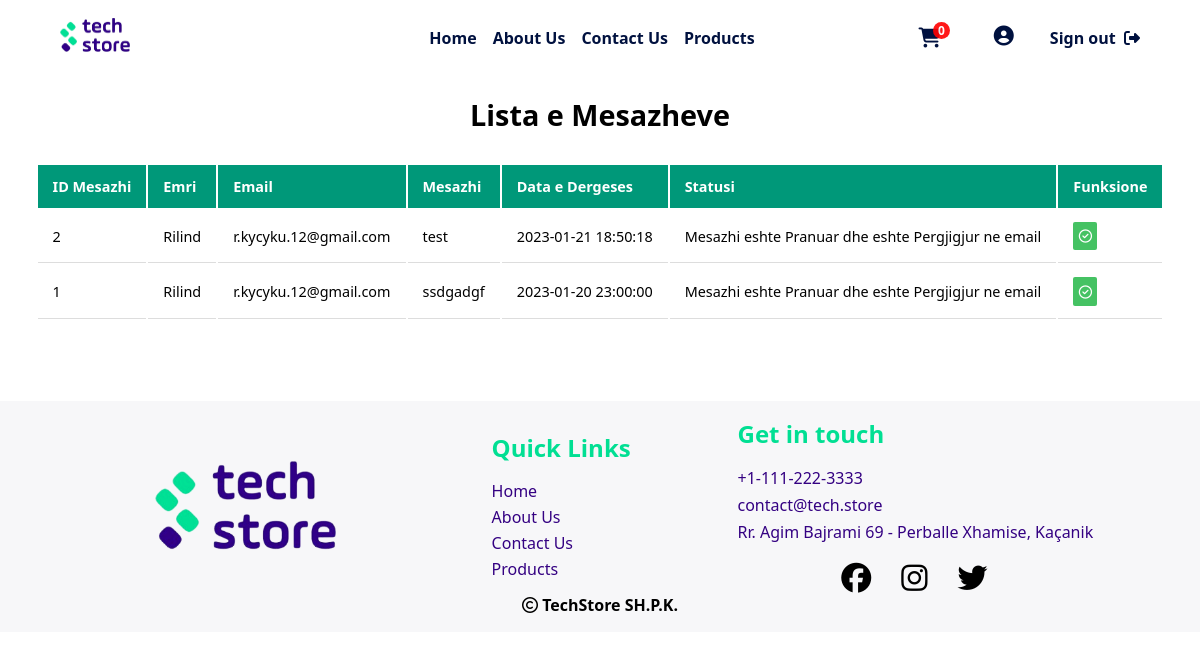
Before: /php/admin/shfaqMesazhet.php (signed in) with the older database file.
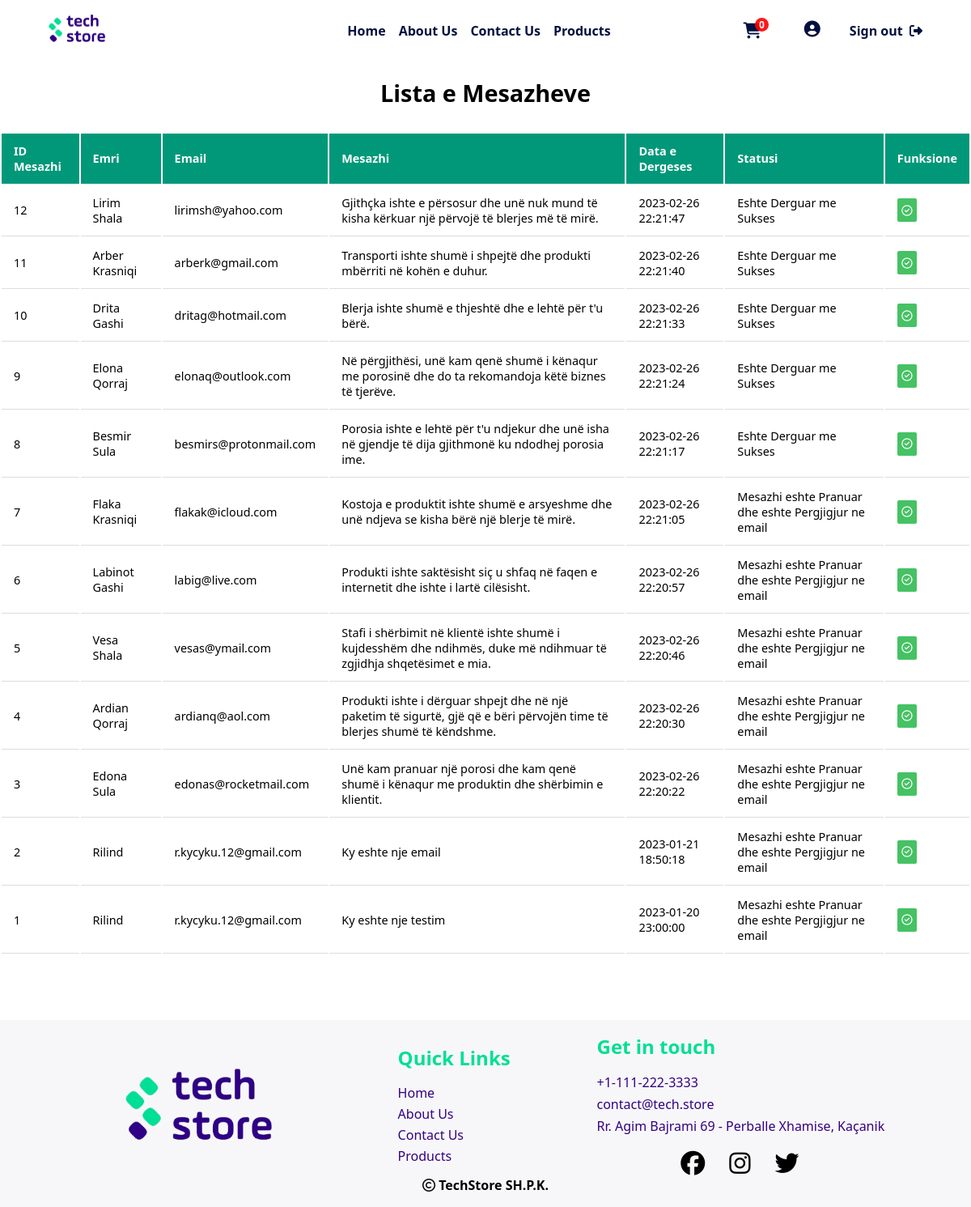
After: the same page with the newer database file.
### tables this page shows
CREATE TABLE IF NOT EXISTS `contactform` (
  `IDmesazhi` int(11) NOT NULL AUTO_INCREMENT,
  `emri` varchar(50) NOT NULL,
  `email` varchar(50) NOT NULL,
  `mesazhi` text NOT NULL,
  `dataDergeses` timestamp NOT NULL DEFAULT current_timestamp(),
  `statusi` varchar(80) NOT NULL DEFAULT 'Eshte Derguar me Sukses',
  PRIMARY KEY (`IDmesazhi`)
);

### php/db/dbcon.php (called while the page is built)
<?php
class dbCon
{
    private $conn = '';
    private $hostiIDB = 'localhost';
    private $emriDB = 'techstoredb';
    private $dbUsername = 'root';
    private $dbPass = '';
    public function connDB()
    {
        try {
            $this->conn = new PDO(
                "mysql:host=$this->hostiIDB;dbname=$this->emriDB", $this->dbUsername, $this->dbPass,
                [PDO::ATTR_DEFAULT_FETCH_MODE => PDO::FETCH_ASSOC]
            );
        } catch (PDOException $pdoe) {
            die("Nuk mund të lidhej me bazën e të dhënave {$this->emriDB} :" . $pdoe->getMessage());
        }
        return $this->conn;
    }
}
?>

### php/CRUD/contactFormCRUD.php (called while the page is built, shortened)
<?php
require_once('../db/dbcon.php');
class contactFormCRUD extends dbCon
{
    private $dbConn;
    public function __construct($IDmesazhi = '', $emri = '', $email = '', $msg = '')
    {
        $this->dbConn = $this->connDB();
    }
    public function shfaqMesazhet()
    {
        try {
            $sql = "SELECT * FROM contactform order by IDmesazhi DESC";
            $stm = $this->dbConn->prepare($sql);
            $stm->execute();
            return $stm->fetchAll();
        } catch (Exception $e) {
            return $e->getMessage();
        }
    }
}
?>

### php/admin/shfaqMesazhet.php (the view, shortened to what this page needs)
<?php
require_once('../CRUD/contactFormCRUD.php');
$contactFormCRUD = new contactFormCRUD();
$contactForm = $contactFormCRUD->shfaqMesazhet();
?>
<!DOCTYPE html>
<html lang="en">
<head>
  <link rel="stylesheet" href="../../css/mesazhetStyle.css" />
  <link rel="stylesheet" href="../../css/adminDashboard.css" />
</head>
<body>
  <?php include '../design/header.php' ?>
  <div class="containerDashboardP">
    <h1>Lista e Mesazheve</h1>
    <table>
      <tr>
        <th>ID Mesazhi</th>
        <th>Emri</th>
        <th>Email</th>
        <th>Mesazhi</th>
        <th>Data e Dergeses</th>
        <th>Statusi</th>
        <th>Funksione</th>
      </tr>
      <?php
      foreach ($contactForm as $mesazhi) {
        ?>
        <tr>
          <td>
            <?php echo $mesazhi['IDmesazhi'] ?>
          </td>
          <td>
            <?php echo $mesazhi['emri'] ?>
          </td>
          <td>
            <?php echo $mesazhi['email'] ?>
          </td>
          <td>
            <?php echo $mesazhi['mesazhi'] ?>
          </td>
          <td>
            <?php echo $mesazhi['dataDergeses'] ?>
          </td>
          <td>
            <?php echo $mesazhi['statusi'] ?>
          </td>
          <td><button class="edito"><a
                href="../adminFunksione/konfirmoMesazhin.php?IDmesazhi=<?php echo $mesazhi['IDmesazhi'] ?>"><i class="fa-regular">&#xf058;</i></a></button>
          </td>
        </tr>
        <?php
      }
      ?>
    </table>
  </div>
  <?php
  include '../design/footer.php';
  include('../funksione/importimiScriptave.php') ?>
</body>
</html>

Changed rows visible on the page:
added contactform: IDmesazhi "12", emri "Lirim Shala", email "lirimsh@yahoo.com", mesazhi "Gjithçka ishte e përsosur dhe unë nuk mund të kisha kërkuar një përvojë të blerjes më të mirë.", dataDergeses "2023-02-26 22:21:47", statusi "Eshte Derguar me Sukses"
added contactform: IDmesazhi "11", emri "Arber Krasniqi", email "arberk@gmail.com", mesazhi "Transporti ishte shumë i shpejtë dhe produkti mbërriti në kohën e duhur.", dataDergeses "2023-02-26 22:21:40", statusi "Eshte Derguar me Sukses"
added contactform: IDmesazhi "10", emri "Drita Gashi", email "dritag@hotmail.com", mesazhi "Blerja ishte shumë e thjeshtë dhe e lehtë për t'u bërë.", dataDergeses "2023-02-26 22:21:33", statusi "Eshte Derguar me Sukses"
added contactform: IDmesazhi "9", emri "Elona Qorraj", email "elonaq@outlook.com", mesazhi "Në përgjithësi, unë kam qenë shumë i kënaqur me porosinë dhe do ta rekomandoja këtë biznes të tjerëve.", dataDergeses "2023-02-26 22:21:24", statusi "Eshte Derguar me Sukses"
added contactform: IDmesazhi "8", emri "Besmir Sula", email "besmirs@protonmail.com", mesazhi "Porosia ishte e lehtë për t'u ndjekur dhe unë isha në gjendje të dija gjithmonë ku ndodhej porosia ime.", dataDergeses "2023-02-26 22:21:17", statusi "Eshte Derguar me Sukses"
added contactform: IDmesazhi "7", emri "Flaka Krasniqi", email "flakak@icloud.com", mesazhi "Kostoja e produktit ishte shumë e arsyeshme dhe unë ndjeva se kisha bërë një blerje të mirë.", dataDergeses "2023-02-26 22:21:05", statusi "Mesazhi eshte Pranuar dhe eshte Pergjigjur ne email"
added contactform: IDmesazhi "6", emri "Labinot Gashi", email "labig@live.com", mesazhi "Produkti ishte saktësisht siç u shfaq në faqen e internetit dhe ishte i lartë cilësisht.", dataDergeses "2023-02-26 22:20:57", statusi "Mesazhi eshte Pranuar dhe eshte Pergjigjur ne email"
added contactform: IDmesazhi "5", emri "Vesa Shala", email "vesas@ymail.com", mesazhi "Stafi i shërbimit në klientë ishte shumë i kujdesshëm dhe ndihmës, duke më ndihmuar të zgjidhja shqetësimet e mia.", dataDergeses "2023-02-26 22:20:46", statusi "Mesazhi eshte Pranuar dhe eshte Pergjigjur ne email"
added contactform: IDmesazhi "4", emri "Ardian Qorraj", email "ardianq@aol.com", mesazhi "Produkti ishte i dërguar shpejt dhe në një paketim të sigurtë, gjë që e bëri përvojën time të blerjes shumë të këndshme.", dataDergeses "2023-02-26 22:20:30", statusi "Mesazhi eshte Pranuar dhe eshte Pergjigjur ne email"
added contactform: IDmesazhi "3", emri "Edona Sula", email "edonas@rocketmail.com", mesazhi "Unë kam pranuar një porosi dhe kam qenë shumë i kënaqur me produktin dhe shërbimin e klientit.", dataDergeses "2023-02-26 22:20:22", statusi "Mesazhi eshte Pranuar dhe eshte Pergjigjur ne email"
changed contactform id 2: mesazhi "test" → "Ky eshte nje email"
changed contactform id 1: mesazhi "ssdgadgf" → "Ky eshte nje testim"
